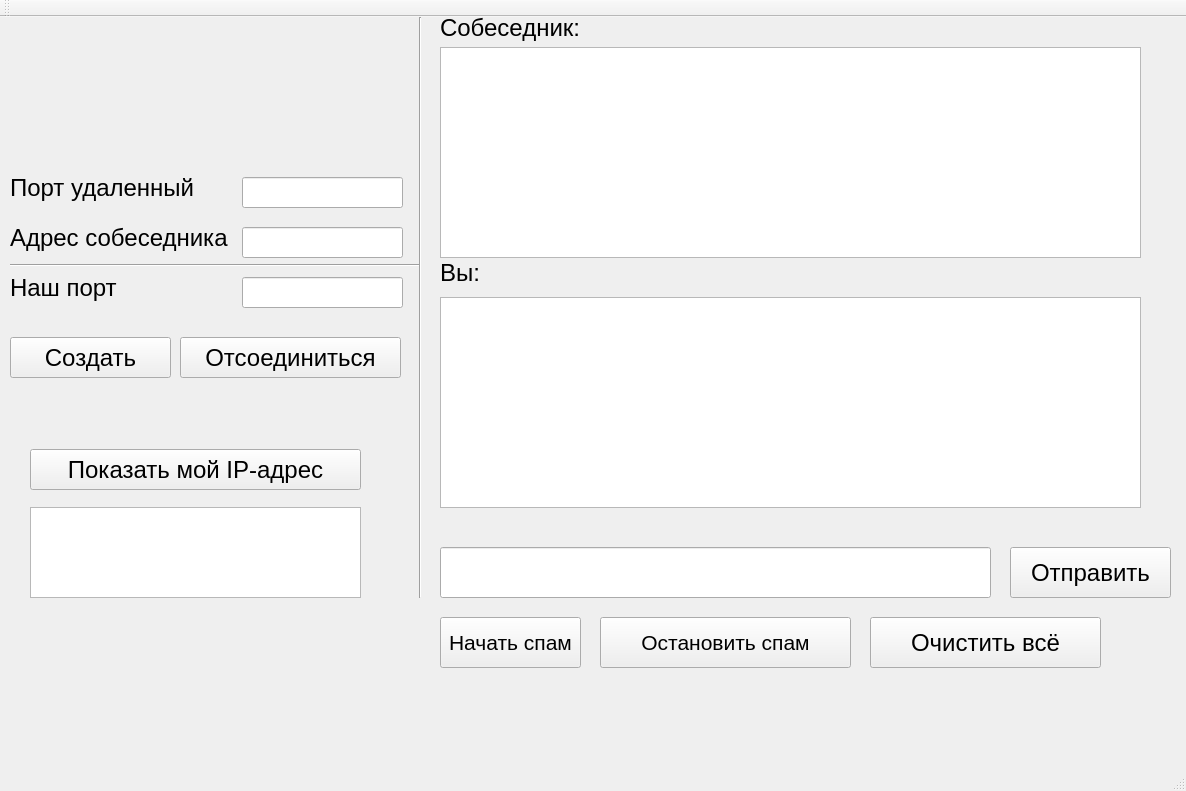
<?xml version="1.0" encoding="UTF-8"?>
<ui version="4.0">
 <class>MainWindow</class>
 <widget class="QMainWindow" name="MainWindow">
  <property name="geometry">
   <rect>
    <x>0</x>
    <y>0</y>
    <width>1186</width>
    <height>791</height>
   </rect>
  </property>
  <property name="font">
   <font>
    <pointsize>18</pointsize>
   </font>
  </property>
  <property name="windowTitle">
   <string>MainWindow</string>
  </property>
  <widget class="QWidget" name="centralWidget">
   <widget class="QTextEdit" name="textEdit_Input">
    <property name="geometry">
     <rect>
      <x>440</x>
      <y>30</y>
      <width>701</width>
      <height>211</height>
     </rect>
    </property>
   </widget>
   <widget class="QTextEdit" name="textEdit_Output">
    <property name="geometry">
     <rect>
      <x>440</x>
      <y>280</y>
      <width>701</width>
      <height>211</height>
     </rect>
    </property>
   </widget>
   <widget class="QLineEdit" name="lineEdit_Mes">
    <property name="geometry">
     <rect>
      <x>440</x>
      <y>530</y>
      <width>551</width>
      <height>51</height>
     </rect>
    </property>
    <property name="maxLength">
     <number>2000000</number>
    </property>
   </widget>
   <widget class="QLineEdit" name="lineEdit_Port">
    <property name="geometry">
     <rect>
      <x>242</x>
      <y>160</y>
      <width>161</width>
      <height>31</height>
     </rect>
    </property>
   </widget>
   <widget class="QLineEdit" name="lineEdit_Adress">
    <property name="geometry">
     <rect>
      <x>242</x>
      <y>210</y>
      <width>161</width>
      <height>31</height>
     </rect>
    </property>
   </widget>
   <widget class="QLineEdit" name="lineEdit_Our_Port">
    <property name="geometry">
     <rect>
      <x>242</x>
      <y>260</y>
      <width>161</width>
      <height>31</height>
     </rect>
    </property>
   </widget>
   <widget class="QLabel" name="label_Port">
    <property name="geometry">
     <rect>
      <x>10</x>
      <y>150</y>
      <width>241</width>
      <height>41</height>
     </rect>
    </property>
    <property name="text">
     <string>Порт удаленный</string>
    </property>
   </widget>
   <widget class="QLabel" name="label_Adress">
    <property name="geometry">
     <rect>
      <x>10</x>
      <y>200</y>
      <width>271</width>
      <height>41</height>
     </rect>
    </property>
    <property name="text">
     <string>Адрес собеседника</string>
    </property>
   </widget>
   <widget class="QLabel" name="label_Our_Port">
    <property name="geometry">
     <rect>
      <x>10</x>
      <y>250</y>
      <width>151</width>
      <height>41</height>
     </rect>
    </property>
    <property name="text">
     <string>Наш порт</string>
    </property>
   </widget>
   <widget class="QPushButton" name="pushButton_Send_Mes">
    <property name="geometry">
     <rect>
      <x>1010</x>
      <y>530</y>
      <width>161</width>
      <height>51</height>
     </rect>
    </property>
    <property name="text">
     <string>Отправить</string>
    </property>
   </widget>
   <widget class="QPushButton" name="pushButton_Create">
    <property name="geometry">
     <rect>
      <x>10</x>
      <y>320</y>
      <width>161</width>
      <height>41</height>
     </rect>
    </property>
    <property name="text">
     <string>Создать</string>
    </property>
   </widget>
   <widget class="Line" name="line">
    <property name="geometry">
     <rect>
      <x>10</x>
      <y>240</y>
      <width>411</width>
      <height>16</height>
     </rect>
    </property>
    <property name="orientation">
     <enum>Qt::Horizontal</enum>
    </property>
   </widget>
   <widget class="QTextEdit" name="textEdit_Show_Adress">
    <property name="geometry">
     <rect>
      <x>30</x>
      <y>490</y>
      <width>331</width>
      <height>91</height>
     </rect>
    </property>
   </widget>
   <widget class="QPushButton" name="pushButton_Show_Adress">
    <property name="geometry">
     <rect>
      <x>30</x>
      <y>432</y>
      <width>331</width>
      <height>41</height>
     </rect>
    </property>
    <property name="text">
     <string>Показать мой IP-адрес</string>
    </property>
   </widget>
   <widget class="QLabel" name="label_you">
    <property name="geometry">
     <rect>
      <x>440</x>
      <y>240</y>
      <width>131</width>
      <height>31</height>
     </rect>
    </property>
    <property name="text">
     <string>Вы:</string>
    </property>
   </widget>
   <widget class="QLabel" name="label">
    <property name="geometry">
     <rect>
      <x>440</x>
      <y>-5</y>
      <width>191</width>
      <height>31</height>
     </rect>
    </property>
    <property name="text">
     <string>Собеседник:</string>
    </property>
   </widget>
   <widget class="QPushButton" name="pushButton_Clear_All">
    <property name="geometry">
     <rect>
      <x>870</x>
      <y>600</y>
      <width>231</width>
      <height>51</height>
     </rect>
    </property>
    <property name="text">
     <string>Очистить всё</string>
    </property>
   </widget>
   <widget class="Line" name="line_2">
    <property name="geometry">
     <rect>
      <x>410</x>
      <y>0</y>
      <width>20</width>
      <height>581</height>
     </rect>
    </property>
    <property name="orientation">
     <enum>Qt::Vertical</enum>
    </property>
   </widget>
   <widget class="QPushButton" name="pushButton_Disconnect">
    <property name="geometry">
     <rect>
      <x>180</x>
      <y>320</y>
      <width>221</width>
      <height>41</height>
     </rect>
    </property>
    <property name="text">
     <string>Отсоединиться</string>
    </property>
   </widget>
   <widget class="QPushButton" name="pushButton_Spam">
    <property name="geometry">
     <rect>
      <x>440</x>
      <y>600</y>
      <width>141</width>
      <height>51</height>
     </rect>
    </property>
    <property name="font">
     <font>
      <pointsize>16</pointsize>
     </font>
    </property>
    <property name="text">
     <string>Начать спам</string>
    </property>
   </widget>
   <widget class="QPushButton" name="pushButton_StopSpam">
    <property name="geometry">
     <rect>
      <x>600</x>
      <y>600</y>
      <width>251</width>
      <height>51</height>
     </rect>
    </property>
    <property name="font">
     <font>
      <pointsize>16</pointsize>
     </font>
    </property>
    <property name="text">
     <string>Остановить спам</string>
    </property>
   </widget>
  </widget>
  <widget class="QMenuBar" name="menuBar">
   <property name="geometry">
    <rect>
     <x>0</x>
     <y>0</y>
     <width>1186</width>
     <height>21</height>
    </rect>
   </property>
  </widget>
  <widget class="QToolBar" name="mainToolBar">
   <attribute name="toolBarArea">
    <enum>TopToolBarArea</enum>
   </attribute>
   <attribute name="toolBarBreak">
    <bool>false</bool>
   </attribute>
  </widget>
  <widget class="QStatusBar" name="statusBar"/>
 </widget>
 <layoutdefault spacing="6" margin="11"/>
 <resources/>
 <connections/>
</ui>
